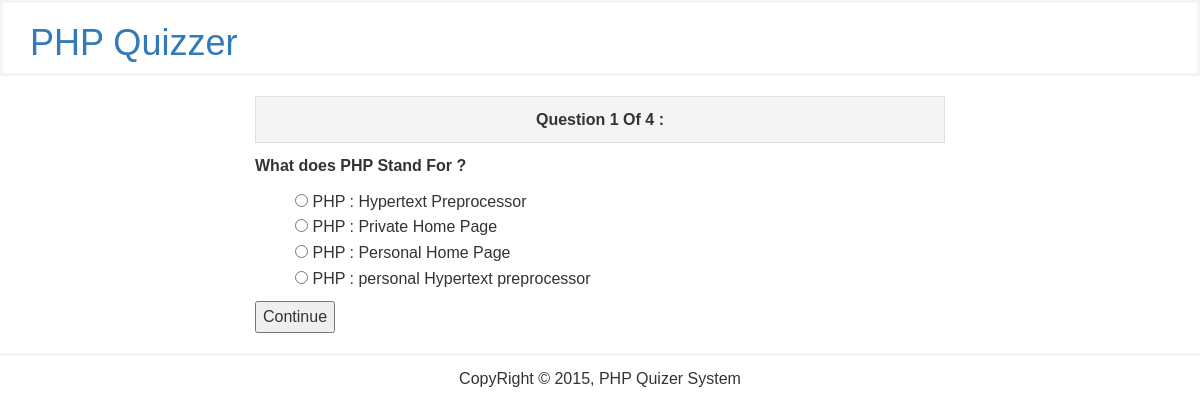
The page /question.php?n=1 on the database its author committed.
### tables this page shows
CREATE TABLE `questions` (
  `ques_num` int(11) NOT NULL,
  `text` text NOT NULL
);

CREATE TABLE `choices` (
  `id` int(11) NOT NULL,
  `ques_num` int(11) NOT NULL,
  `is_correct` tinyint(1) NOT NULL DEFAULT '0',
  `text` text NOT NULL
);

### init.php (called while the page is built, shortened)
<?php
    $css = 'Design/css/';
 ?>

### question.php (the view, shortened to what this page needs)
<?php
    include"init.php";
    include($tbl."header.php");
  ?>
<?php
 $number =(int)$_GET['n'];
$query = "SELECT * FROM questions";
$results =$conn->query($query) or die (" Can't Execute This Query". $conn->error .__LINE__);
$Total  =$results->num_rows;
$query = "SELECT * FROM questions
            WHERE ques_num = $number ";
 $result = $conn->query($query) or die("Error To Excute query ".$conn->error.__LINE__);
 $question = $result->fetch_assoc();
$query = "SELECT * FROM choices
            WHERE ques_num = $number ";
 $Choices = $conn->query($query) or die("Error To Excute query ".$conn->error.__LINE__);
 ?>
 <main>
    <div class="container quiz">
        <div class="current text-center">
           <b> Question <?php echo $question['ques_num']; ?> Of <?php echo $Total; ?> : </b>
        </div>
        <p class="question">
          <b> <?php echo $question['text']; ?>   </b>
        </p>
        <form  action="function.php" method="POST">
             <ul>
               <?php while($row = $Choices->fetch_assoc()){ ?>
                <li><input class="" type="radio" name="choice" value="<?php echo $row['id']; ?>"><?php echo $row['text']; ?> </li>
                <?php } ?>
             </ul>
             <input type="submit" name="submit" value="Continue">
        </form>
    </div>
</main>
 <?php
    include($tbl."footer.php");
 ?>

### includes/templates/header.php (shortened to what this page needs)
<!DOCTYPE html>
<html>
    <head>
        <link rel="stylesheet" href="<?php echo $css?>bootstrap.min.css">
        <link rel="stylesheet" href="<?php echo $css?>font-awesome.min.css">
        <link rel="stylesheet" href="<?php echo $css?>style.css">
    </head>
    <body>
    <header>
      <div class="container">
        <h1><a href="index.php"> PHP Quizzer </a></h1>
      </div>
    </header>

### includes/templates/footer.php (shortened to what this page needs)
<footer>
    <div class="container text-center">
        CopyRight &copy; 2015, PHP Quizer System
    </div>
</footer>
</body>
</html>

### Design/css/style.css (style rules this page uses)
body { font-family: arial; font-size: 16px; line-height: 1.6em; }
li { list-style: none; }
a { text-decoration: none; }
.container { margin: 0 auto; }
header { border: 3px solid #f4f4f4; }
footer { border-top: 3px solid #f4f4f4; padding-top: 10px; }
main { padding-bottom: 20px; }
.quiz { width: 60%; }
.current { padding: 10px; background: #f4f4f4; border: #ccc dotted 1px; margin: 20px 0 10px 0; }

### rows shown on the page
questions: ques_num "1", text "What does PHP Stand For ?"
choices: text "PHP : Hypertext Preprocessor"
choices: text "PHP : Private Home Page"
choices: text "PHP : Personal Home Page"
choices: text "PHP : personal Hypertext preprocessor"

### other values the page prints
$Total "4"
